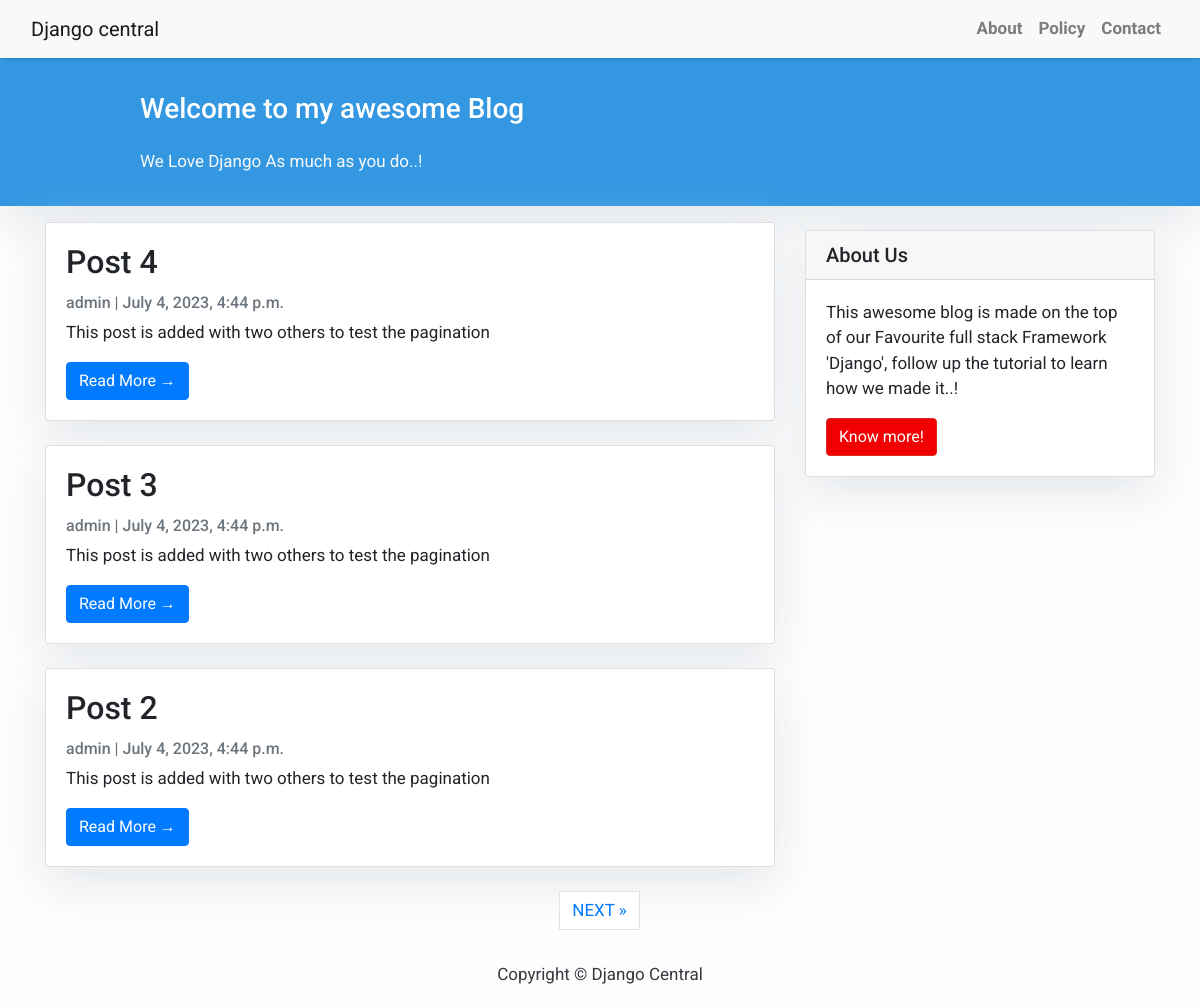
The page / on the database its author committed.
### blog/models.py (models this page shows, shortened)
class Post(models.Model):
    title = models.CharField(max_length=200, unique=True)
    slug = models.SlugField(max_length=200, unique=True)
    author = models.ForeignKey(User, on_delete= models.CASCADE,related_name='blog_posts') # Establishes many to one relationship with user
    updated_on = models.DateTimeField(auto_now= True)
    content = models.TextField()
    created_on = models.DateTimeField(auto_now_add=True)
    status = models.IntegerField(choices=STATUS, default=0)
    class Meta:
        ordering = ['-created_on']

### blog/views.py (the view)
# urls.py: path('', views.PostList.as_view(), name='home'),
class PostList(generic.ListView):
    queryset = Post.objects.filter(status=1).order_by('-created_on')
    template_name = 'index.html'
    paginate_by = 3

### templates/index.html (shortened to what this page needs)
{% extends "base.html" %}
{% block content %}
<header class="masthead">
    <div class="container">
        <div class="row">
            <div class=" col-md-8 col-md-10 mx-auto">
                <div class="site-heading">
                    <h3 class=" site-heading my-4 mt-3 text-white"> Welcome to my awesome Blog </h3>
                    <p class="text-light">We Love Django As much as you do..! &nbsp
                    </p>
                </div>
            </div>
        </div>
    </div>
</header>
<div class="container">
    <div class="row">
        <div class="col-md-8 mt-3 left">
            {% for post in post_list %}
            <div class="card mb-4">
                <div class="card-body">
                    <h2 class="card-title">{{ post.title }}</h2>
                    <p class="card-text text-muted h6">{{ post.author }} | {{ post.created_on}} </p>
                    <p class="card-text">{{post.content|safe|slice:":200" }}</p>
                    <a href="{% url 'post_detail' post.slug  %}" class="btn btn-primary">Read More &rarr;</a>
                </div>
            </div>
            {% endfor %}
        </div>
        {% block sidebar %} {% include 'sidebar.html' %} {% endblock sidebar %}
    </div>
</div>
{% if is_paginated %}
  <ul class="pagination justify-content-center">
    {% if page_obj.has_next %}
    <li><a href="?page={{ page_obj.next_page_number }}" class="page-link"> NEXT &raquo;</a></li>
    {% endif %}
  </ul>
{% endif %}
{%endblock%}

### templates/base.html (shortened to what this page needs)
{% load static %}
<!DOCTYPE html>
<html>
    <head>
        <link rel="stylesheet" href="{% static 'css/base.css' %}">
        <link rel="stylesheet" href="https://maxcdn.bootstrapcdn.com/bootstrap/4.0.0/css/bootstrap.min.css"
 />
    </head>
    <body>
        <nav class="navbar navbar-expand-lg navbar-light bg-light shadow" id="mainNav">
            <div class="container-fluid">
                <a class="navbar-brand" href="{% url 'home' %}">Django central</a>
                <div class="collapse navbar-collapse" id="navbarResponsive">
                    <ul class="navbar-nav ml-auto">
                        <li class="nav-item text-black">
                            <a class="nav-link text-black font-weight-bold" href="#">About</a>
                        </li>
                        <li class="nav-item text-black">
                            <a class="nav-link text-black font-weight-bold" href="#">Policy</a>
                        </li>
                        <li class="nav-item text-black">
                            <a class="nav-link text-black font-weight-bold" href="#">Contact</a>
                        </li>
                    </ul>
                </div>
            </div>
        </nav>
        {% block content %}{% endblock content %}
        <footer class="py-3 bg-grey">
            <p class="m-0 text-dark text-center ">Copyright &copy; Django Central</p>
        </footer>
    </body>
</html>

### templates/sidebar.html (shortened to what this page needs)
{% block sidebar %}
<div class="col-md-4 float-right ">
<div class="card my-4">
        <h5 class="card-header">About Us</h5>
    <div class="card-body">
        <p class="card-text"> This awesome blog is made on the top of our Favourite full stack Framework 'Django', follow up the tutorial to learn how we made it..!</p>
        <a href="https://djangocentral.com/building-a-blog-application-with-django"
           class="btn btn-danger">Know more!</a>
    </div>
</div>
</div>
{% endblock sidebar %}

### static/css/base.css (style rules this page uses)
body { font-family: "Roboto", sans-serif; font-size: 17px; background-color: #fdfdfd; }
.shadow { box-shadow: 0 4px 2px -2px rgba(0, 0, 0, 0.1); }
.btn-danger { color: #fff; background-color: #f00000; border-color: #dc281e; }
.masthead { background: #3398E1; height: auto; padding-bottom: 15px; box-shadow: 0 16px 48px #E3E7EB; padding-top: 10px; }
.card { box-shadow: 0 16px 48px #E3E7EB; }

### templates/base.html (style rules this page uses)
body { font-family: "Roboto", sans-serif; font-size: 17px; background-color: #fdfdfd; }
.shadow { box-shadow: 0 4px 2px -2px rgba(0, 0, 0, 0.1); }
.btn-danger { color: #fff; background-color: #f00000; border-color: #dc281e; }
.masthead { background: #3398E1; height: auto; padding-bottom: 15px; box-shadow: 0 16px 48px #E3E7EB; padding-top: 10px; }

### templates/sidebar.html (style rules this page uses)
.card { box-shadow: 0 16px 48px #E3E7EB; }

### rows shown on the page
Post: title "Post 4", author "admin", created_on "July 4, 2023, 4:44 p.m.", content "This post is added with two others to test the pagination"
Post: title "Post 3", author "admin", created_on "July 4, 2023, 4:44 p.m.", content "This post is added with two others to test the pagination"
Post: title "Post 2", author "admin", created_on "July 4, 2023, 4:44 p.m.", content "This post is added with two others to test the pagination"
